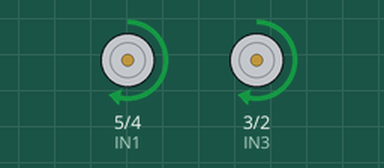
This sketch was run on a simulated Arduino Uno, built with avr-gcc and run on an emulated ATmega328P. Parts: motor-driver pin pairs drawn as motors (green arrow = first pin HIGH = forward, orange = second pin HIGH = backward, longer = more drive, scaled by the enable pin).

Above: at 0.5 s.
At 2.5 s:
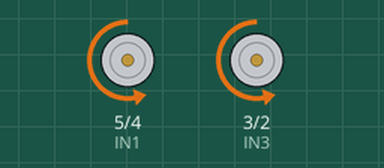
At 4.0 s:
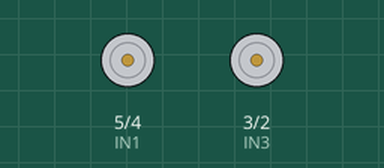
Timing chart, 0 to 6.5 s (numbered marks = the images above):
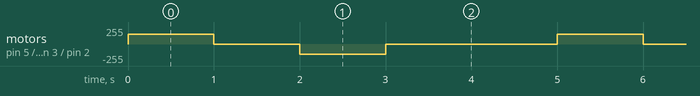

The sketch:

robot_rover.ino
```cpp
int IN1 = 5;
int IN2 = 4;
int IN3 = 3;
int IN4 = 2;

int ENA = 10;
int ENB = 9;

int YON = 1;

int EN = 150; // 255 üzerinden motorlara verilen voltaj

// 1:ileri -1:geri 0:dur

void yon_sec(int y){
  // Eğer ters yön seçildiyse durup bir süre bekleme yap
  if(y!=0 && y!=YON){
    dur();
    delay(500);
  }
  if(y==1){
    yon_ileri();
  }
  else if(y==-1){
    yon_geri();
  }
  else {
    dur();
  }

  YON = y;// yeni yön değerini sakla
}

void dur(){
  digitalWrite(IN1, LOW);
  digitalWrite(IN2, LOW);
  digitalWrite(IN3, LOW);
  digitalWrite(IN4, LOW);
  YON = 0;
}
void yon_ileri(){
  digitalWrite(IN1, HIGH);
  digitalWrite(IN2, LOW);
  digitalWrite(IN3, HIGH);
  digitalWrite(IN4, LOW);
}
void yon_geri(){
  digitalWrite(IN1, LOW);
  digitalWrite(IN2, HIGH);
  digitalWrite(IN3, LOW);
  digitalWrite(IN4, HIGH);
}

void setup() {
  pinMode(IN1, OUTPUT);
  pinMode(IN2, OUTPUT);
  pinMode(IN3, OUTPUT);
  pinMode(IN4, OUTPUT);

  //pinMode(ENA, OUTPUT);
  //pinMode(ENB, OUTPUT);
}

void loop() {
  analogWrite(ENA, EN);
  analogWrite(ENB, EN);

  yon_ileri(); delay(1000);
  dur(); delay(1000);

  yon_geri(); delay(1000);
  dur(); delay(1000);

  delay(1000);

}
```

Measured:
- by itself, motor on pin 5 (IN1) / pin 4 (IN2), motor on pin 3 (IN3) / pin 2 (IN4): repeats every 5.0 s: stopped 1.0 s, backward 150/255 1.0 s, stopped 2.0 s, forward 150/255 1.0 s
